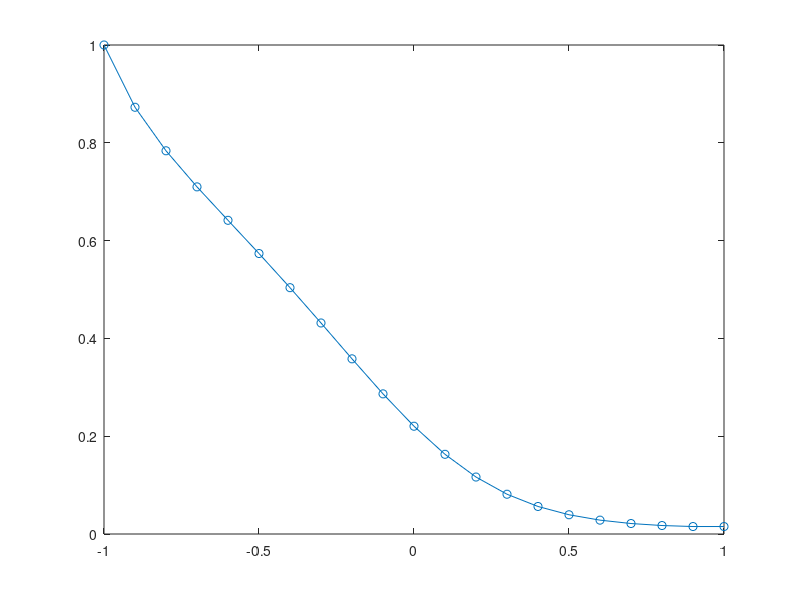

MATLAB code for this plot:
clear
clc
close all

% Set up of time span and space interval
dx = 0.1;
h = 0.001 * dx^2;
x = -1:dx:1;
T = 0.5;
t = 0:h:T;

% Boundary Conditions
N = length(x);
M = length(t);
u = zeros(N,M);
BoundCond = 1;
r = h / (dx^2);

% f and sigma
f = 0.1 * (32 * x.^3 - 16 * x + 1)';
sigma = 1;


if BoundCond == 0
    u = [[1;zeros(N-2,1);1],[ones(1,M-1);zeros(N-2,M-1);ones(1,M-1)]];
    
    for j = 2 : M
        u(2:end-1,j) = (1 - r*sigma^2) * u(2:end-1,j-1) + (f(2:end-1)*dx*r + 0.5*sigma^2*r) .* u(1:end-2,j-1) + (-f(2:end-1)*dx*r + 0.5*sigma^2*r) .* u(3:end,j-1);
    end
    
    figure
    plot(x,u(:,end),'o-')
elseif BoundCond == 1
    u = [[1;zeros(N-1,1)],[ones(1,M-1);zeros(N-1,M-1)]];
    for j = 2 : M
        u(2:end-1,j) = (1 - r*sigma^2) * u(2:end-1,j-1) + (f(2:end-1)*dx*r + 0.5*sigma^2*r) .* u(1:end-2,j-1) + (-f(2:end-1)*dx*r + 0.5*sigma^2*r) .* u(3:end,j-1);
        u(end,j) = u(end-1,j);
    end
    
    figure
    plot(x,u(:,end),'o-')
end
